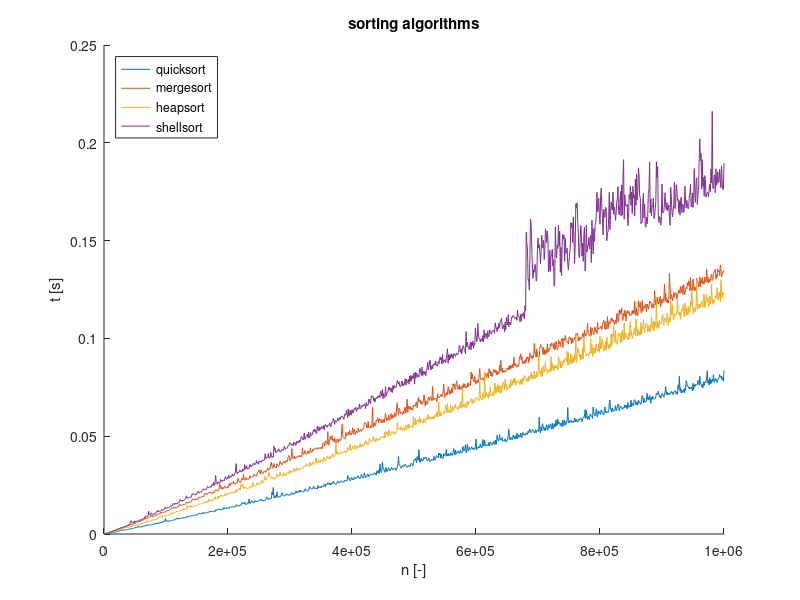

This chart was generated by the following MATLAB code:
clear;clc;close all;

fid=fopen('quicksort.txt');
data=textscan(fid, '%d %f');
fclose(fid);
x=data{1};
quicksort_y=data{2};

fid=fopen('mergesort.txt');
data=textscan(fid, '%d %f');
fclose(fid);
mergesort_y=data{2};

fid=fopen('heapsort.txt');
data=textscan(fid, '%d %f');
fclose(fid); 
heapsort_y=data{2};

fid=fopen('shellsort.txt');
data=textscan(fid, '%d %f');
fclose(fid); 
shellsort_y=data{2};

figure;
title('sorting algorithms');
xlabel('n [-]');
ylabel('t [s]');
hold on;

plot(x,quicksort_y);
plot(x,mergesort_y);
plot(x,heapsort_y);
plot(x,shellsort_y);

legend('quicksort','mergesort','heapsort','shellsort','Location','northwest');
hold off;